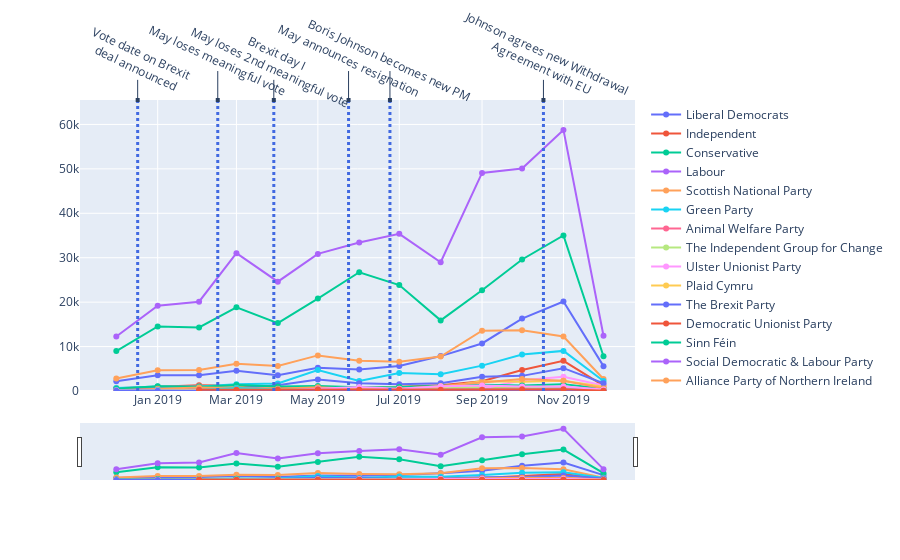

The notebook cell this image was saved under:
### Code cell
plot_party_sentiment("preprocessed/ppc_accounts_timeline_year_sentiment.csv",'M', 0, 65500)

### Figure 1 — Plotly figure (JSON) as saved in the notebook; plotly's stock layout.template omitted (floating-point values rounded to 4 significant figures)
{"data": [{"name": "Liberal Democrats", "type": "scatter", "x": ["2018-12", "2019-01", "2019-02", "2019-03", "2019-04", "2019-05", "2019-06", "2019-07", "2019-08", "2019-09", "2019-10", "2019-11", "2019-12"], "y": [2215, 3543, 3535, 4534, 3570, 5212, 4826, 5649, 7857, 10699, 16298, 20138, 5599]}, {"name": "Independent", "type": "scatter", "x": ["2018-12", "2019-01", "2019-02", "2019-03", "2019-04", "2019-05", "2019-06", "2019-07", "2019-08", "2019-09", "2019-10", "2019-11", "2019-12"], "y": [614, 961, 1281, 1204, 964, 681, 797, 930, 1283, 2207, 4717, 6787, 1188]}, {"name": "Conservative", "type": "scatter", "x": ["2018-12", "2019-01", "2019-02", "2019-03", "2019-04", "2019-05", "2019-06", "2019-07", "2019-08", "2019-09", "2019-10", "2019-11", "2019-12"], "y": [8995, 14525, 14318, 18823, 15287, 20799, 26725, 23835, 15896, 22680, 29607, 35027, 7825]}, {"name": "Labour", "type": "scatter", "x": ["2018-12", "2019-01", "2019-02", "2019-03", "2019-04", "2019-05", "2019-06", "2019-07", "2019-08", "2019-09", "2019-10", "2019-11", "2019-12"], "y": [12266, 19184, 20099, 31023, 24608, 30863, 33405, 35377, 28975, 49083, 50075, 58764, 12440]}, {"name": "Scottish National Party", "type": "scatter", "x": ["2018-12", "2019-01", "2019-02", "2019-03", "2019-04", "2019-05", "2019-06", "2019-07", "2019-08", "2019-09", "2019-10", "2019-11", "2019-12"], "y": [2821, 4657, 4706, 6159, 5606, 8013, 6805, 6568, 7747, 13562, 13674, 12264, 2694]}, {"name": "Green Party", "type": "scatter", "x": ["2018-12", "2019-01", "2019-02", "2019-03", "2019-04", "2019-05", "2019-06", "2019-07", "2019-08", "2019-09", "2019-10", "2019-11", "2019-12"], "y": [684, 1018, 1035, 1509, 1709, 4737, 2247, 4053, 3782, 5711, 8214, 9031, 2253]}, {"name": "Animal Welfare Party", "type": "scatter", "x": ["2018-12", "2019-01", "2019-02", "2019-03", "2019-04", "2019-05", "2019-06", "2019-07", "2019-08", "2019-09", "2019-10", "2019-11", "2019-12"], "y": [6, 10, 34, 45, 52, 262, 8, 8, 22, 27, 57, 150, 102]}, {"name": "The Independent Group for Change", "type": "scatter", "x": ["2018-12", "2019-01", "2019-02", "2019-03", "2019-04", "2019-05", "2019-06", "2019-07", "2019-08", "2019-09", "2019-10", "2019-11", "2019-12"], "y": [48, 86, 388, 823, 467, 888, 832, 731, 553, 943, 928, 856, 77]}, {"name": "Ulster Unionist Party", "type": "scatter", "x": ["2018-12", "2019-01", "2019-02", "2019-03", "2019-04", "2019-05", "2019-06", "2019-07", "2019-08", "2019-09", "2019-10", "2019-11", "2019-12"], "y": [167, 256, 189, 286, 238, 398, 198, 179, 185, 488, 2429, 3217, 1231]}, {"name": "Plaid Cymru", "type": "scatter", "x": ["2018-12", "2019-01", "2019-02", "2019-03", "2019-04", "2019-05", "2019-06", "2019-07", "2019-08", "2019-09", "2019-10", "2019-11", "2019-12"], "y": [23, 60, 42, 68, 74, 217, 688, 955, 818, 2194, 2095, 2318, 973]}, {"name": "The Brexit Party", "type": "scatter", "x": ["2018-12", "2019-01", "2019-02", "2019-03", "2019-04", "2019-05", "2019-06", "2019-07", "2019-08", "2019-09", "2019-10", "2019-11", "2019-12"], "y": [370, 559, 475, 566, 1288, 2580, 1720, 1524, 1726, 3212, 3407, 5136, 1730]}, {"name": "Democratic Unionist Party", "type": "scatter", "x": ["2018-12", "2019-01", "2019-02", "2019-03", "2019-04", "2019-05", "2019-06", "2019-07", "2019-08", "2019-09", "2019-10", "2019-11", "2019-12"], "y": [240, 186, 171, 279, 282, 503, 337, 305, 382, 400, 505, 286, 110]}, {"name": "Sinn Féin", "type": "scatter", "x": ["2018-12", "2019-01", "2019-02", "2019-03", "2019-04", "2019-05", "2019-06", "2019-07", "2019-08", "2019-09", "2019-10", "2019-11", "2019-12"], "y": [507, 1097, 899, 1355, 1022, 1125, 843, 890, 1199, 1430, 1256, 1546, 509]}, {"name": "Social Democratic & Labour Party", "type": "scatter", "x": ["2018-12", "2019-01", "2019-02", "2019-03", "2019-04", "2019-05", "2019-06", "2019-07", "2019-08", "2019-09", "2019-10", "2019-11", "2019-12"], "y": [171, 282, 250, 272, 378, 598, 236, 240, 264, 284, 380, 562, 131]}, {"name": "Alliance Party of Northern Ireland", "type": "scatter", "x": ["2018-12", "2019-01", "2019-02", "2019-03", "2019-04", "2019-05", "2019-06", "2019-07", "2019-08", "2019-09", "2019-10", "2019-11", "2019-12"], "y": [161, 482, 801, 698, 531, 826, 450, 534, 1111, 1887, 2729, 2295, 589]}, {"name": "UK Independence Party", "type": "scatter", "x": ["2018-12", "2019-01", "2019-02", "2019-03", "2019-04", "2019-05", "2019-06", "2019-07", "2019-08", "2019-09", "2019-10", "2019-11", "2019-12"], "y": [203, 281, 229, 684, 355, 293, 177, 123, 101, 176, 210, 364, 82]}, {"name": "Birkenhead Social Justice Party", "type": "scatter", "x": ["2018-12", "2019-01", "2019-02", "2019-03", "2019-04", "2019-05", "2019-06", "2019-07", "2019-08", "2019-09", "2019-10", "2019-11", "2019-12"], "y": [33, 79, 66, 67, 38, 52, 116, 47, 39, 29, 53, 9, 1]}, {"name": "People Before Profit Alliance", "type": "scatter", "x": ["2019-01", "2019-02", "2019-03", "2019-04", "2019-05", "2019-06", "2019-07", "2019-08", "2019-09", "2019-10", "2019-11", "2019-12"], "y": [54, 275, 258, 248, 382, 228, 312, 290, 318, 330, 384, 127]}, {"name": "English Democrats", "type": "scatter", "x": ["2018-12", "2019-01", "2019-02", "2019-03", "2019-04", "2019-05", "2019-06", "2019-07", "2019-08", "2019-09", "2019-10", "2019-11", "2019-12"], "y": [115, 123, 99, 96, 55, 506, 899, 523, 1082, 1259, 1011, 1015, 339]}, {"name": "Scottish Green Party", "type": "scatter", "x": ["2018-12", "2019-01", "2019-02", "2019-03", "2019-04", "2019-05", "2019-06", "2019-07", "2019-08", "2019-09", "2019-10", "2019-11", "2019-12"], "y": [30, 52, 79, 57, 101, 69, 73, 25, 72, 84, 58, 97, 52]}, {"name": "Speaker", "type": "scatter", "x": ["2018-12", "2019-01", "2019-02", "2019-03", "2019-04", "2019-05", "2019-06", "2019-07", "2019-08", "2019-09", "2019-10", "2019-11", "2019-12"], "y": [39, 49, 50, 22, 45, 50, 38, 38, 59, 54, 42, 15, 2]}, {"name": "Social Democratic Party", "type": "scatter", "x": ["2019-02", "2019-03", "2019-04", "2019-05", "2019-06", "2019-07", "2019-08", "2019-09", "2019-10", "2019-11", "2019-12"], "y": [255, 275, 303, 375, 308, 316, 261, 260, 372, 409, 81]}], "layout": {"annotations": [{"arrowhead": 7, "ax": 0, "ay": -40, "showarrow": true, "text": "Vote date on Brexit<br> deal announced", "textangle": 25, "x": "2018-12-17", "xref": "x", "y": 65500, "yref": "y"}, {"arrowhead": 7, "ax": 0, "ay": -40, "showarrow": true, "text": "May loses meaningful vote", "textangle": 25, "x": "2019-02-15", "xref": "x", "y": 65500, "yref": "y"}, {"arrowhead": 7, "ax": 0, "ay": -40, "showarrow": true, "text": "Brexit day I<br>May loses 2nd meaningful vote", "textangle": 25, "x": "2019-03-29", "xref": "x", "y": 65500, "yref": "y"}, {"arrowhead": 7, "ax": 0, "ay": -40, "showarrow": true, "text": "May announces resignation", "textangle": 25, "x": "2019-05-24", "xref": "x", "y": 65500, "yref": "y"}, {"arrowhead": 7, "ax": 0, "ay": -40, "showarrow": true, "text": "Boris Johnson becomes new PM", "textangle": 25, "x": "2019-06-24", "xref": "x", "y": 65500, "yref": "y"}, {"arrowhead": 7, "ax": 0, "ay": -40, "showarrow": true, "text": "Johnson agrees new Withdrawal<br> Agreement with EU", "textangle": 25, "x": "2019-10-17", "xref": "x", "y": 65500, "yref": "y"}], "shapes": [{"line": {"color": "RoyalBlue", "dash": "dot", "width": 3}, "type": "line", "x0": "2018-12-17", "x1": "2018-12-17", "y0": 0, "y1": 65500}, {"line": {"color": "RoyalBlue", "dash": "dot", "width": 3}, "type": "line", "x0": "2019-02-15", "x1": "2019-02-15", "y0": 0, "y1": 65500}, {"line": {"color": "RoyalBlue", "dash": "dot", "width": 3}, "type": "line", "x0": "2019-03-29", "x1": "2019-03-29", "y0": 0, "y1": 65500}, {"line": {"color": "RoyalBlue", "dash": "dot", "width": 3}, "type": "line", "x0": "2019-05-24", "x1": "2019-05-24", "y0": 0, "y1": 65500}, {"line": {"color": "RoyalBlue", "dash": "dot", "width": 3}, "type": "line", "x0": "2019-06-24", "x1": "2019-06-24", "y0": 0, "y1": 65500}, {"line": {"color": "RoyalBlue", "dash": "dot", "width": 3}, "type": "line", "x0": "2019-10-17", "x1": "2019-10-17", "y0": 0, "y1": 65500}], "xaxis": {"rangeslider": {"visible": true}}, "yaxis": {"range": [0, 65500]}}}
